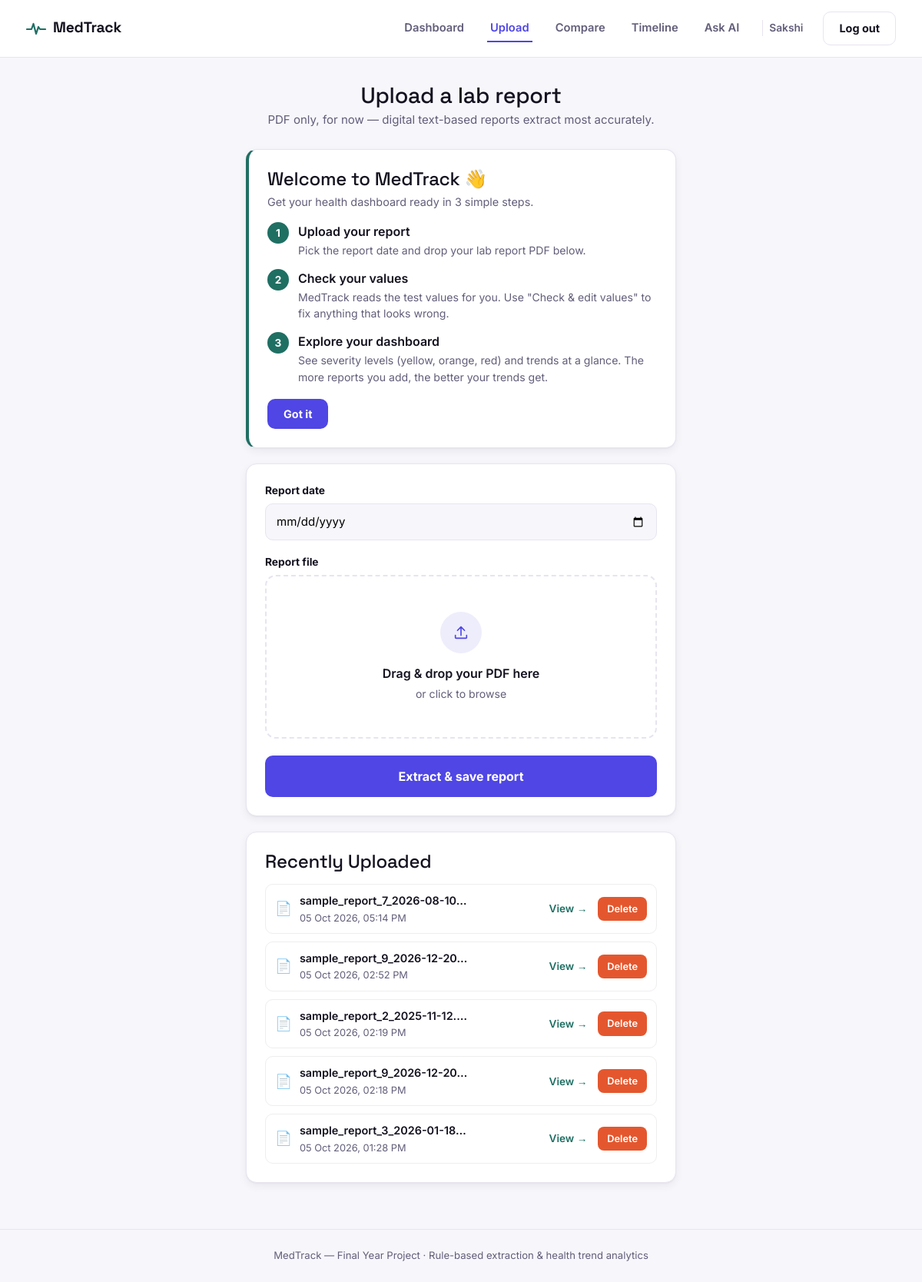
Screenshot of /upload (signed in) with the database file from the repository.
### models.py (models this page shows, shortened)
class User(UserMixin, db.Model):
    __tablename__ = "users"
    id = db.Column(db.Integer, primary_key=True)
    name = db.Column(db.String(120), nullable=False)
    email = db.Column(db.String(120), unique=True, nullable=False)
    password_hash = db.Column(db.String(256), nullable=False)
    created_at = db.Column(db.DateTime, default=datetime.utcnow)
    reports = db.relationship("Report", backref="user", cascade="all, delete-orphan")
    goals = db.relationship("Goal", backref="user", cascade="all, delete-orphan")

class Report(db.Model):
    __tablename__ = "reports"
    id = db.Column(db.Integer, primary_key=True)
    user_id = db.Column(db.Integer, db.ForeignKey("users.id"), nullable=False)
    filename = db.Column(db.String(255), nullable=False)
    original_name = db.Column(db.String(255), nullable=False)
    report_date = db.Column(db.Date, nullable=False)
    uploaded_at = db.Column(db.DateTime, default=datetime.utcnow)
    raw_text = db.Column(db.Text)
    results = db.relationship("TestResult", backref="report", cascade="all, delete-orphan")

### app.py (the view, shortened to what this page needs)
@app.route("/upload", methods=["GET", "POST"])
@login_required
def upload():
    recent_reports = (
        Report.query.filter_by(user_id=current_user.id)
        .order_by(Report.uploaded_at.desc())
        .limit(5)
        .all()
    )
    return render_template("upload.html", recent_reports=recent_reports)

### app.py (called while the page is built)
@login_manager.user_loader
def load_user(user_id):
    return db.session.get(User, int(user_id))

### templates/upload.html (shortened to what this page needs)
{% extends "base.html" %}
{% block content %}
<div class="mt-page-head" style="justify-content:center; text-align:center;">
  <div>
    <h1>Upload a lab report</h1>
    <p>PDF only, for now — digital text-based reports extract most accurately.</p>
  </div>
</div>
{% if not success %}
<div class="mt-card" id="first-guide" style="display:none; max-width:560px; margin:0 auto 20px; border-left:4px solid var(--brand, #1F6F63);">
  <h4 style="margin:0 0 4px;">Welcome to MedTrack 👋</h4>
  <p style="margin:0 0 16px; color:var(--ink-soft); font-size:0.9rem;">Get your health dashboard ready in 3 simple steps.</p>
  <div style="display:flex; flex-direction:column; gap:14px;">
    <div style="display:flex; gap:12px; align-items:flex-start;">
      <span style="flex-shrink:0; width:28px; height:28px; border-radius:50%; background:var(--brand, #1F6F63); color:#fff; display:flex; align-items:center; justify-content:center; font-weight:700; font-size:0.85rem;">1</span>
      <div>
        <p style="margin:0; font-weight:600;">Upload your report</p>
        <p style="margin:2px 0 0; color:var(--ink-soft); font-size:0.88rem;">Pick the report date and drop your lab report PDF below.</p>
      </div>
    </div>
    <div style="display:flex; gap:12px; align-items:flex-start;">
      <span style="flex-shrink:0; width:28px; height:28px; border-radius:50%; background:var(--brand, #1F6F63); color:#fff; display:flex; align-items:center; justify-content:center; font-weight:700; font-size:0.85rem;">2</span>
      <div>
        <p style="margin:0; font-weight:600;">Check your values</p>
        <p style="margin:2px 0 0; color:var(--ink-soft); font-size:0.88rem;">MedTrack reads the test values for you. Use "Check &amp; edit values" to fix anything that looks wrong.</p>
      </div>
    </div>
    <div style="display:flex; gap:12px; align-items:flex-start;">
      <span style="flex-shrink:0; width:28px; height:28px; border-radius:50%; background:var(--brand, #1F6F63); color:#fff; display:flex; align-items:center; justify-content:center; font-weight:700; font-size:0.85rem;">3</span>
      <div>
        <p style="margin:0; font-weight:600;">Explore your dashboard</p>
        <p style="margin:2px 0 0; color:var(--ink-soft); font-size:0.88rem;">See severity levels (yellow, orange, red) and trends at a glance. The more reports you add, the better your trends get.</p>
      </div>
    </div>
  </div>
  <button type="button" id="guide-dismiss" class="mt-btn mt-btn-primary" style="margin-top:18px; padding:8px 20px;">Got it</button>
</div>
{% endif %}
<div class="mt-card" style="max-width:560px; margin:0 auto;">
  <form method="POST" action="{{ url_for('upload') }}" enctype="multipart/form-data" id="upload-form">
    <label class="mt-form-label" for="report_date">Report date</label>
    <input class="mt-input" type="date" id="report_date" name="report_date" required>
    <label class="mt-form-label">Report file</label>
    <div class="mt-dropzone" id="dropzone">
      <div class="mt-icon-circle">
        <svg width="22" height="22" viewBox="0 0 24 24" fill="none"><path d="M12 16V4M12 4l-5 5M12 4l5 5" stroke="currentColor" stroke-width="1.8" stroke-linecap="round" stroke-linejoin="round"/><path d="M4 16v3a1 1 0 001 1h14a1 1 0 001-1v-3" stroke="currentColor" stroke-width="1.8" stroke-linecap="round"/></svg>
      </div>
      <p style="margin:0; font-weight:600;">Drag &amp; drop your PDF here</p>
      <p style="margin:4px 0 0; color:var(--ink-soft); font-size:0.88rem;">or click to browse</p>
    </div>
    <button type="submit" class="mt-btn mt-btn-primary mt-btn-block mt-btn-lg" style="margin-top:22px;" id="submit-btn">
      {% if success %}Upload another report{% else %}Extract &amp; save report{% endif %}
    </button>
  </form>
</div>
{% if recent_reports %}
<div class="mt-card" style="max-width:560px; margin:20px auto 0;">
  <h4 style="margin:0 0 14px;">Recently Uploaded</h4>
  <ul style="list-style:none; margin:0; padding:0; display:flex; flex-direction:column; gap:10px;">
    {% for r in recent_reports %}
    <li>
      <div style="display:flex; align-items:center; justify-content:space-between; gap:12px; padding:10px 12px; border:1px solid #eee; border-radius:10px;">
        <a href="{{ url_for('report_detail', report_id=r.id) }}"
           style="display:flex; align-items:center; gap:10px; min-width:0; text-decoration:none; color:inherit; flex:1;">
          <span style="font-size:1.1rem;">📄</span>
          <div style="min-width:0;">
            <p style="margin:0; font-weight:600; font-size:0.9rem; white-space:nowrap; overflow:hidden; text-overflow:ellipsis; max-width:220px;">
              {{ r.original_name }}
            </p>
            <p style="margin:2px 0 0; color:var(--ink-soft); font-size:0.8rem;">
              {{ r.uploaded_at.strftime('%d %b %Y, %I:%M %p') }}
            </p>
          </div>
        </a>
        <div style="display:flex; align-items:center; gap:14px; flex-shrink:0;">
          <a href="{{ url_for('report_detail', report_id=r.id) }}"
             style="color:var(--brand, #1F6F63); font-size:0.85rem; font-weight:600; text-decoration:none;">
            View →
          </a>
          <form method="POST" action="{{ url_for('delete_report', report_id=r.id) }}"
                onsubmit="return confirm('Delete this report permanently? This cannot be undone.');">
            <button type="submit"
                    style="background:#e4572e; color:#fff; border:none; padding:6px 12px; border-radius:8px; font-size:0.8rem; font-weight:600; cursor:pointer;">
              Delete
            </button>
          </form>
        </div>
      </div>
    </li>
    {% endfor %}
  </ul>
</div>
{% endif %}
{% endblock %}

### templates/base.html (shortened to what this page needs)
<!DOCTYPE html>
<html lang="en">
<head>
<link href="https://cdn.jsdelivr.net/npm/bootstrap@5.3.3/dist/css/bootstrap.min.css" rel="stylesheet">
<link rel="stylesheet" href="{{ url_for('static', filename='css/style.css') }}?v=3">
</head>
<body>
<nav class="mt-navbar">
  <div class="mt-navbar-inner">
    <a class="mt-brand" href="{{ url_for('index') }}">
      <svg width="26" height="26" viewBox="0 0 26 26" fill="none" xmlns="http://www.w3.org/2000/svg">
        <polyline points="1,14 7,14 9.5,7 13,20 16,11 18,14 25,14" stroke="#1F6F63" stroke-width="2.2" stroke-linecap="round" stroke-linejoin="round" fill="none"/>
      </svg>
      <span>MedTrack</span>
    </a>
    <div class="mt-nav-links">
      {% if current_user.is_authenticated %}
        <a href="{{ url_for('dashboard') }}" class="mt-nav-link {% if request.endpoint=='dashboard' %}active{% endif %}">Dashboard</a>
        <a href="{{ url_for('upload') }}" class="mt-nav-link {% if request.endpoint=='upload' %}active{% endif %}">Upload</a>
        <a href="{{ url_for('compare_reports') }}" class="mt-nav-link {% if request.endpoint=='compare_reports' %}active{% endif %}">Compare</a>
        <a href="{{ url_for('timeline') }}" class="mt-nav-link {% if request.endpoint=='timeline' %}active{% endif %}">Timeline</a>
        <a href="{{ url_for('chat') }}" class="mt-nav-link {% if request.endpoint=='chat' %}active{% endif %}">Ask AI</a>
        <span class="mt-nav-user">{{ current_user.name.split(' ')[0] }}</span>
        <a href="{{ url_for('logout') }}" class="mt-btn mt-btn-ghost">Log out</a>
      {% endif %}
    </div>
  </div>
</nav>
<main class="mt-main">
  {% block content %}{% endblock %}
</main>
<footer class="mt-footer">
  <span>MedTrack — Final Year Project · Rule-based extraction & health trend analytics</span>
</footer>
</body>
</html>

### rows the page displays
User: name "Sakshi"
Report: original_name "sample_report_7_2026-08-10…", uploaded_at "05 Oct 2026, 05:14 PM"
Report: original_name "sample_report_9_2026-12-20…", uploaded_at "05 Oct 2026, 02:52 PM"
Report: original_name "sample_report_2_2025-11-12.…", uploaded_at "05 Oct 2026, 02:19 PM"
Report: original_name "sample_report_9_2026-12-20…", uploaded_at "05 Oct 2026, 02:18 PM"
Report: original_name "sample_report_3_2026-01-18…", uploaded_at "05 Oct 2026, 01:28 PM"
